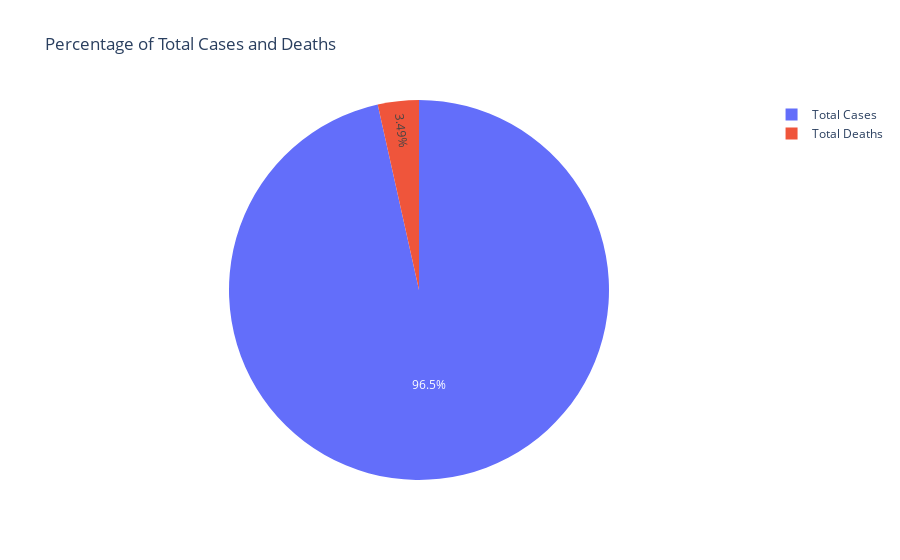

Source (notebook cell):
### Code cell
#Percentage of Total Deaths and Total Cases among the top 10 countries

c=df['Total Cases'].sum()
d=df['Total Deaths'].sum()

labels=['Total Cases', 'Total Deaths']
values=[c, d]
fig=px.pie(df, values=values, names=labels,title='Percentage of Total Cases and Deaths')

fig.show()

### Figure 1 — Plotly figure (JSON) as saved in the notebook; plotly's stock layout.template omitted (floating-point values rounded to 4 significant figures)
{"data": [{"domain": {"x": [0, 1], "y": [0, 1]}, "hovertemplate": "label=%{label}<br>value=%{value}<extra></extra>", "labels": ["Total Cases", "Total Deaths"], "legendgroup": "", "name": "", "showlegend": true, "type": "pie", "values": [2118373473, 76566940]}], "layout": {"autosize": true, "legend": {"tracegroupgap": 0}, "title": {"text": "Percentage of Total Cases and Deaths"}}}
